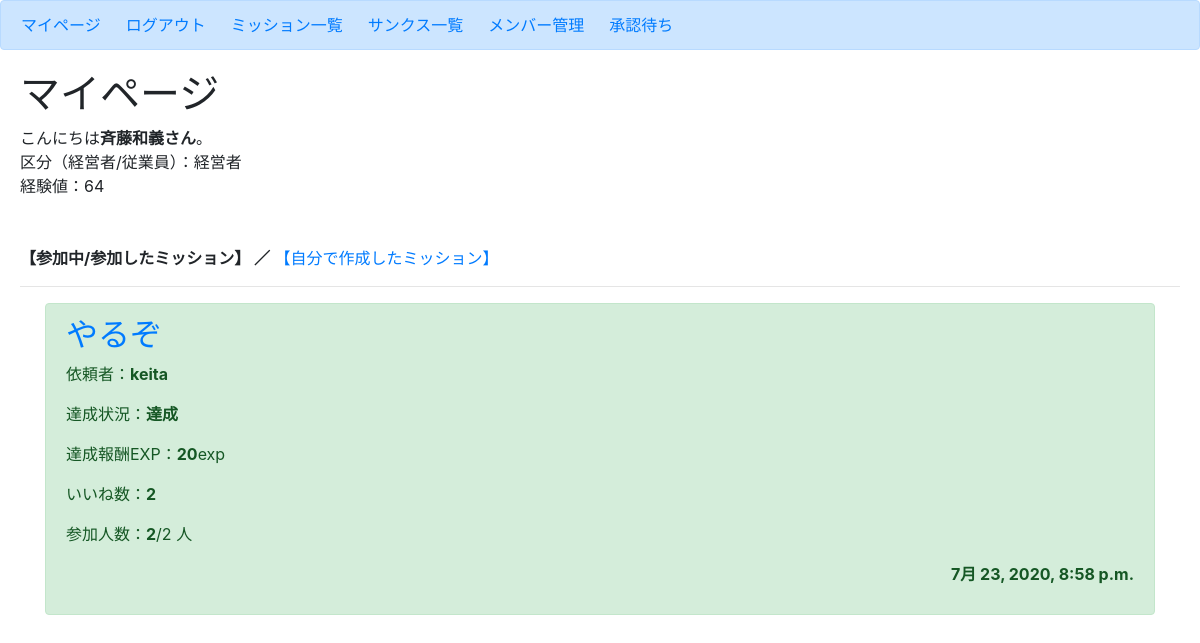
The app's page /join/ (signed in), older data.
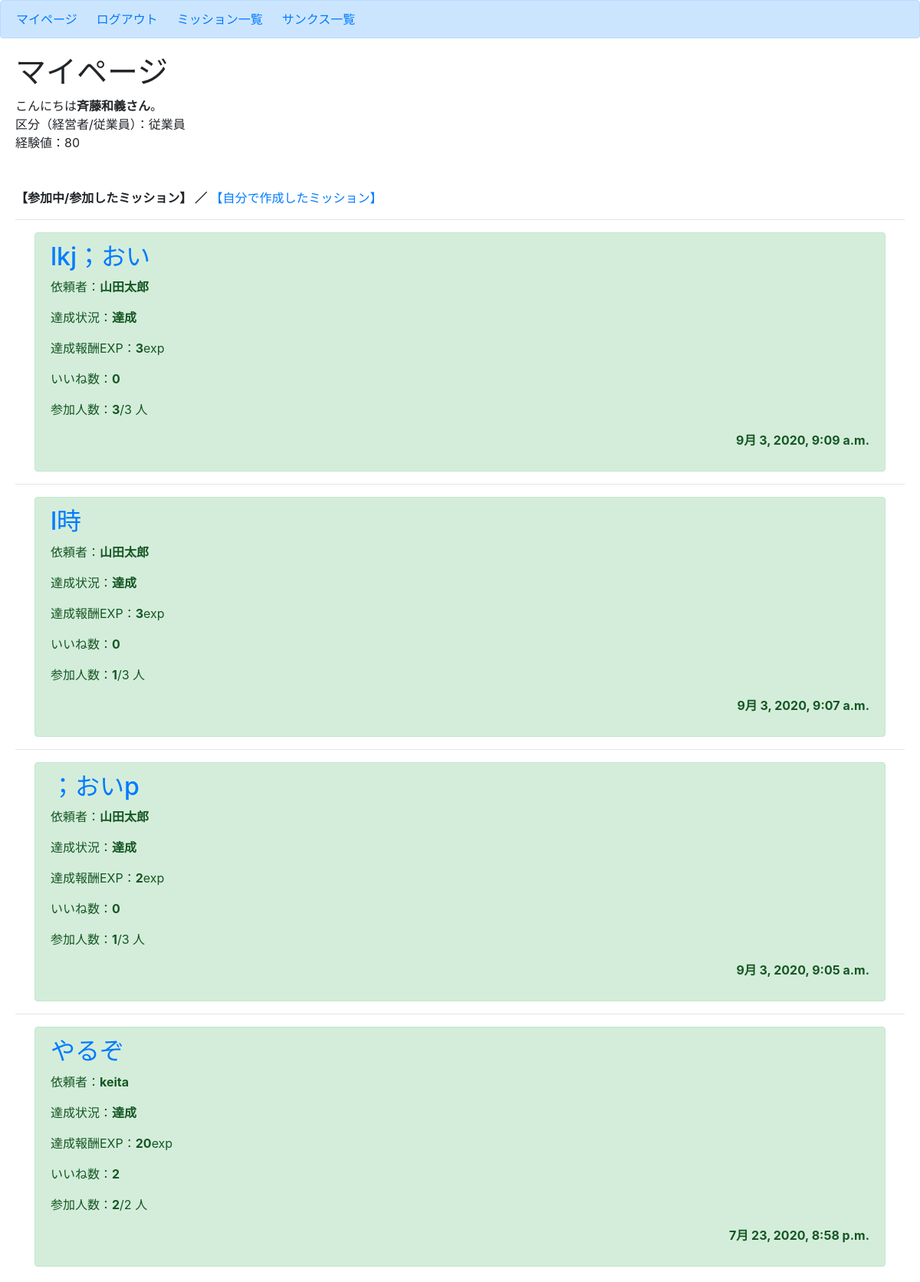
The same page, newer data.
### user/models.py (models this page shows, shortened)
class Profile(models.Model):
    user = models.OneToOneField(User, on_delete=models.CASCADE)
    kubun = models.CharField(verbose_name='区分',
                             max_length=2,
                             choices=KUBUN_CHOICES,)
    exp_total = models.IntegerField(verbose_name='経験値', default=10)
    mission_create_count = models.IntegerField(default=0)  # ミッション作成回数
    my_success_count = models.IntegerField(default=0)      # 自ら作成したミッションの達成数
    join_count = models.IntegerField(default=0)            # ミッション参加回数
    team_success_count = models.IntegerField(default=0)    # 参加したミッションの達成回数
    thanks_count = models.IntegerField(default=0)          # 感謝した回数
    thanked_count = models.IntegerField(default=0)         # 感謝された回数

### mission/models.py (models this page shows, shortened)
class Mission(models.Model):
    author = models.ForeignKey(User, on_delete=models.CASCADE)
    title = models.CharField(max_length=100)
    content = models.TextField()
    date_posted = models.DateTimeField(default=timezone.now)
    mission_flg = models.IntegerField(choices=EXAMPLE_FLG, default=0)    # 達成状況(0:実践中 / 1:達成)
    cost_exp = models.IntegerField(default=3)                            # 作成時に消費されるポイント(使えていない)
    success_exp = models.IntegerField(default=0)                        # クリア報酬ポイント
    good_count = models.IntegerField(default=0)                          # いいね数
    participants = models.IntegerField(default=0)                        # 参加者数
    participants_limit = models.IntegerField(default=0)                  # 参加人数制限
    participants_list_text = models.CharField(max_length=200, default='')# 参加者リスト(文字列で保存)
    participants_list = models.ManyToManyField(Profile)                  # 参加者リスト(他対他)
    approval = models.IntegerField(choices=EXAMPLE_APPROVAL, default=0)  # 承認状況

### user/views.py (the view)
# urls.py: path('join/', views.join_list, name='join-list'),
def join_list(request):
    if request.user.is_authenticated:
        profiles = Profile.objects.filter(user__username=request.user.username)
        profile = profiles[0]
        my_missions = Mission.objects.filter(author=request.user)   # 自分が作成したミッション
        join_missions = profile.mission_set.all                     # 自分が参加したミッション
        contents = {
            "profile": profile,
            "my_missions": my_missions,
            "join_missions": join_missions,
        }
    else:
        contents = {}
    return render(request, 'user/join_list.html', contents)

### user/templates/user/join_list.html (shortened to what this page needs)
{% extends 'mission/base.html' %}
{% block body %}
    <head>
    </head>
    <h1>マイページ</h1>
    {% if user.is_authenticated %}
        こんにちは<b>{{ profile.user.username }}さん</b>。
        <br>
        区分（経営者/従業員）：{{ profile.get_kubun_display }}
        <br>
        経験値：{{ profile.exp_total }}
        <br>
        <br>
        <br>
        <b>【参加中/参加したミッション】 ／</b><a href="{% url 'expmain' %}"> 【自分で作成したミッション】</a>
        {% for mission in join_missions reversed  %}
            <hr>
            <div class='container'>
                <div class="alert alert-success" role="alert">
                    <h2 class="text-left"><a href="{% url 'mission-detail' mission.id %}">{{ mission.title }}</a></h2>
                    <p class="text-left">依頼者：<b>{{ mission.author }}</b></p>
                    <p class="text-left">達成状況：<b>{{ mission.get_mission_flg_display }}</b></p>
                    <p class="text-left">達成報酬EXP：<b>{{ mission.success_exp }}</b>exp</p>
                    <p class="text-left">いいね数：<b>{{ mission.good_count }}</b></p>
                    <p class="text-left">参加人数：<b>{{ mission.participants }}</b>/{{ mission.participants_limit }} 人</p>
                    <p class="text-right"><b>{{ mission.date_posted }}</b></p>
                </div>
            </div>
        {% empty %}
            <hr>
            <p>データがありません。</p>
        {% endfor %}
    {% else %}
        <h3>loginしてください。</h3>
    {% endif %}
{% endblock body %}

Row changes from the older to the newer data that the page shows:
changed Profile "斉藤和義": kubun "経営者" → "従業員"; exp_total "64" → "80"
added Mission: title "lkj；おい", author "山田太郎", mission_flg "達成", success_exp "3", good_count "0", participants "3", participants_limit "3", date_posted "9月 3, 2020, 9:09 a.m."
added Mission: title "l時", author "山田太郎", mission_flg "達成", success_exp "3", good_count "0", participants "1", participants_limit "3", date_posted "9月 3, 2020, 9:07 a.m."
added Mission: title "；おいp", author "山田太郎", mission_flg "達成", success_exp "2", good_count "0", participants "1", participants_limit "3", date_posted "9月 3, 2020, 9:05 a.m."
Text that changed along with them:
text no longer shown: "メンバー管理 承認待ち"
